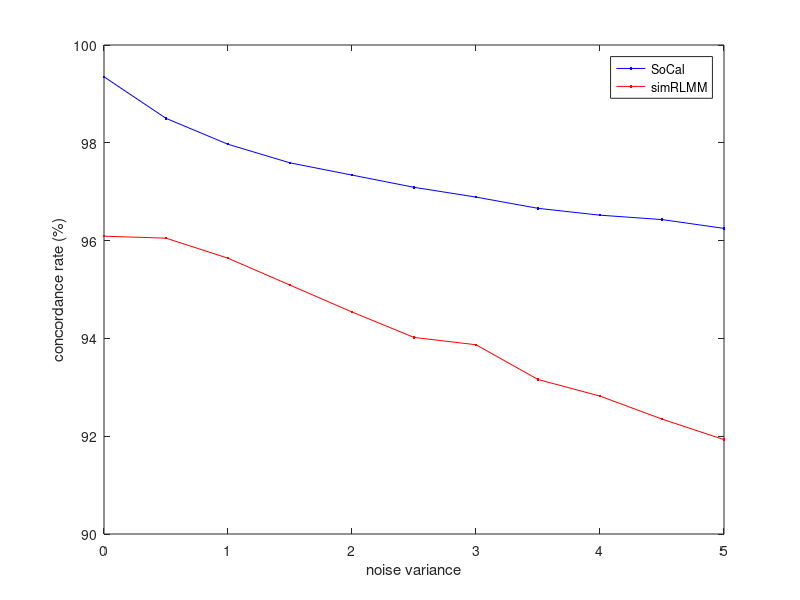

Recreate this plot in MATLAB.
data = dlmread('result.txt');

vars = data(:,1);
socal = data(:,2);
gauss = data(:,3);

h1 = plot(vars, socal, '-b.', vars, gauss, '-r.');
legend('SoCal', 'simRLMM');
xlabel('noise variance');
ylabel('concordance rate (%)');
